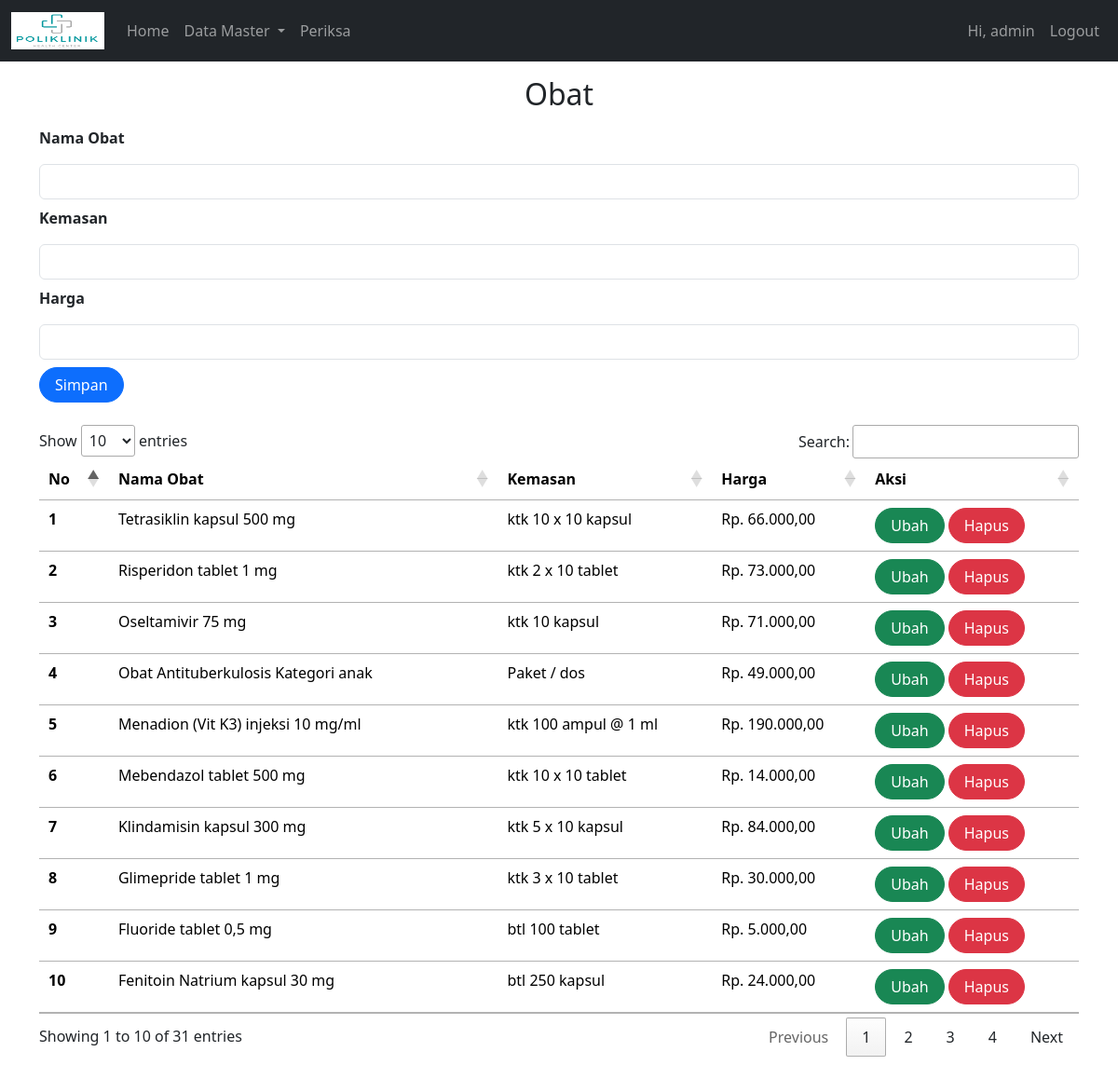
Page /index.php?page=obat (signed in) on the committed database.
### tables this page shows
CREATE TABLE `obat` (
  `id` int(11) NOT NULL,
  `nama_obat` varbinary(255) NOT NULL,
  `kemasan` varchar(255) NOT NULL,
  `harga` int(50) NOT NULL
);

### obat.php (the view, shortened to what this page needs)
<form class="form row" method="POST" action="" name="myForm" onsubmit="return(validate());">
    <?php
    include ('koneksi.php');
    $nama_obat = '';
    $kemasan = '';
    $harga = '';
    ?>
    <div>
        <label class="form-label fw-bold">
            Nama Obat
        </label>
        <input type="text" class="form-control my-2" name="nama_obat" value="<?php echo $nama_obat ?>">
        <label class="form-label fw-bold">
            Kemasan
        </label>
        <input type="text" class="form-control my-2" name="kemasan" value="<?php echo $kemasan ?>">
        <label class="form-label fw-bold">
        Harga
        </label>
        <input type="text" class="form-control my-2" name="harga" value="<?php echo $harga ?>">
        <button type="submit" class="btn btn-primary rounded-pill px-3" name="simpan">Simpan</button>
  </div>
</form>
<div class="table-responsive my-4">
    <table class="table table-responsive" id="myTable">
        <thead>
            <tr>
                <th scope="col">No</th>
                <th scope="col">Nama Obat</th>
                <th scope="col">Kemasan</th>
                <th scope="col">Harga</th>
                <th scope="col">Aksi</th>
            </tr>
        </thead>
        <tbody>
            <?php
            $result = mysqli_query(
                $mysqli,"SELECT * FROM obat ORDER BY nama_obat DESC"
                );
            $no = 1;
            while ($data = mysqli_fetch_array($result)) {
            ?>
                <tr>
                    <th scope="row"><?php echo $no++ ?></th>
                    <td><?php echo $data['nama_obat'] ?></td>
                    <td><?php echo $data['kemasan'] ?></td>
                    <td><?php echo "Rp. " .number_format($data['harga'],2,',','.')?></td>
                    <td>
                        <a class="btn btn-success rounded-pill px-3"
                        href="index.php?page=obat&id=<?php echo $data['id'] ?>">Ubah
                        </a>
                        <a class="btn btn-danger rounded-pill px-3"
                        href="index.php?page=obat&id=<?php echo $data['id'] ?>&aksi=hapus">Hapus
                        </a>
                    </td>
                </tr>
            <?php
            }
            ?>
        </tbody>
    </table>
</div>

### index.php (shortened to what this page needs)
<!DOCTYPE html>
<html lang="en">
<head>
  <link href="https://cdn.jsdelivr.net/npm/bootstrap@5.3.2/dist/css/bootstrap.min.css" rel="stylesheet">
  <link href="http://maxcdn.bootstrapcdn.com/bootstrap/5.3.2/css/bootstrap.min.css" rel="stylesheet">
  <link rel="stylesheet" href="http://cdn.datatables.net/1.10.2/css/jquery.dataTables.min.css"></style>
</head>
<body>
<?php
include ('navbar.php');
?>
  <main role="main" class="container">
    <?php
      if (isset($_GET['page'])) {
      ?>
          <h2 class="text-center my-3"><?php echo ucwords($_GET['page']) ?></h2>
      <?php
          include($_GET['page'] . ".php");
      }
      ?>
</body>
</html>

### navbar.php (shortened to what this page needs)
<nav class="navbar navbar-expand-lg navbar-dark bg-dark text-center">
  <div class="container-fluid">
    <a class="navbar-brand" href="#">
      <img src="medicalife.png"  width="100" height="40" alt="">
    </a>
    <div class="collapse navbar-collapse" id="navbarNavDropdown">
      <ul class="navbar-nav me-auto mb-2 mb-lg-0">
        <li class="nav-item">
          <a class="nav-link" aria-current="page" href="index.php">
            Home
          </a>
        </li>
        <li class="nav-item dropdown">
          <a class="nav-link dropdown-toggle" href="#" role="button"
          data-bs-toggle="dropdown" aria-expanded="false">
            Data Master
          </a>
        </li>
        <li class="nav-item">
          <a class="nav-link"
          href="index.php?page=periksa">
            Periksa
          </a>
        </li>
      </ul>
      <?php
      if(!isset($_SESSION["username"])){
      ?>
        <ul class="navbar-nav">
          <li class="nav-item">
            <a class="nav-link"
            href="index.php?page=loginUser">
              Login
            </a>
          </li>
          <li class="nav-item">
            <a class="nav-link"
            href="index.php?page=registrasiUser">
              Register
            </a>
          </li>
        </ul>
      <?php
      }else{?>
      <ul class="navbar-nav">
          <li class="nav-item">
            <a href="#" class="nav-link">
              Hi, <?php echo $_SESSION['username']; ?>
            </a>
          </li>
          <li class="nav-item">
            <a class="nav-link"
            href="logout.php">
              Logout
            </a>
          </li>
        </ul>
      <?php
      }
      ?>
    </div>
  </div>
</nav>

### rows in the picture
obat: nama_obat "Tetrasiklin kapsul 500 mg", kemasan "ktk 10 x 10 kapsul", harga "66.000,00"
obat: nama_obat "Risperidon tablet 1 mg", kemasan "ktk 2 x 10 tablet", harga "73.000,00"
obat: nama_obat "Oseltamivir 75 mg", kemasan "ktk 10 kapsul", harga "71.000,00"
obat: nama_obat "Obat Antituberkulosis Kategori anak", kemasan "Paket / dos", harga "49.000,00"
obat: nama_obat "Menadion (Vit K3) injeksi 10 mg/ml", kemasan "ktk 100 ampul @ 1 ml", harga "190.000,00"
obat: nama_obat "Mebendazol tablet 500 mg", kemasan "ktk 10 x 10 tablet", harga "14.000,00"
obat: nama_obat "Klindamisin kapsul 300 mg", kemasan "ktk 5 x 10 kapsul", harga "84.000,00"
obat: nama_obat "Glimepride tablet 1 mg", kemasan "ktk 3 x 10 tablet", harga "30.000,00"
obat: nama_obat "Fluoride tablet 0,5 mg", kemasan "btl 100 tablet", harga "5.000,00"
obat: nama_obat "Fenitoin Natrium kapsul 30 mg", kemasan "btl 250 kapsul", harga "24.000,00"

### other values in the picture
$_SESSION['username'] "admin"
$_GET['page'] "Obat"
